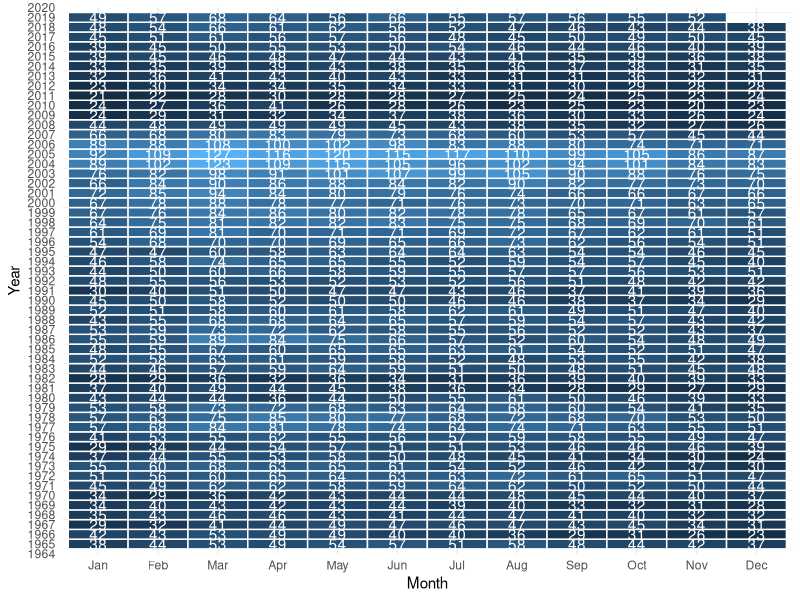
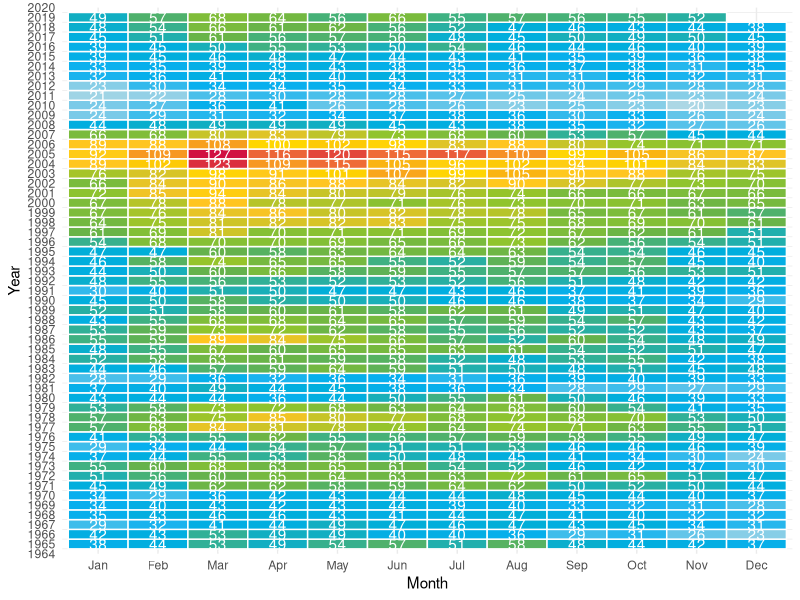

Recreate these plots in R, in order.
## ---- chunk 1
require(lubridate)
require(dplyr)
require(ggplot2)
## ---- chunk 2
input_data <- read.csv( "HSN1FNSA.csv" , header = TRUE )

head( input_data )
## ---- chunk 3
Manipulated_Data =
  input_data %>% 
  mutate( d = format(as.Date( DATE, "%m/%d/%y"), 
                     "19%y-%m-%d") ) %>% 
  mutate(
    Year = year(d),
    Month = month( d , label = TRUE , abbr = TRUE ) ,
    # fix an odd feature of the Years
    Year = if_else( 
      Year <= 1930 , Year +100 , Year)
  ) %>% 
  setNames(c(
    'Original_Date','value','Format_Date',
    'Year','Month'
  )) 
## ---- chunk 4
ggplot(Manipulated_Data, aes(x=Month,
                             y=Year,
                             fill=value,
                             label=value  )) +
  geom_tile( color = 'white', size = 0.5 ) +
  scale_y_continuous( limits = c(1964,2020),
                      expand=c(0,0),
                      breaks = 1964:2020) +
  geom_text( color = 'white' ) +
  theme_minimal() +
  theme( legend.position = 'topright',
         legend.direction = 'horizontal',
         plot.caption = element_text(hjust=0),
         panel.grid.major.y = element_blank(),
         legend.key.width = unit(1.5,"cm")
  )
## ---- chunk 5
# this function is simply a list of the colors we would like to use
# and has an argument that would could use to make it reversible if we wanted
MY_PAL <- function( reverse = FALSE) {
  pal <- c(
    "lightblue2" = rgb(173,216,230, maxColorValue = 256),
    "lightblue"  =  rgb(9, 177,240, maxColorValue = 256),
    'blue'       = "#00aedb",
    "green"      = rgb(103,180,75, maxColorValue = 256),
    "green2"      = rgb(147,198,44, maxColorValue = 256),
    'yellow'     = "#ffc425",
    'gold'       = "#FFD700",
    'orange'     = "#f37735",
    'red'        = "#d11141"      )
  if (reverse) pal <- rev(pal)
  colorRampPalette(pal)
}

SCALE_FILL_MYCOL <- function(
  reverse = FALSE,
  ...
) {
  pal <- MY_PAL(reverse = reverse)
  scale_fill_gradientn(colours = pal(256), ...)
}
## ---- chunk 6
ggplot(Manipulated_Data, aes(x=Month,
                             y=Year,
                             fill=value,
                             label=value  )) +
  SCALE_FILL_MYCOL(reverse=FALSE,
                   name="New Home Sales (1000s,not seasonally adjusted)")+
  geom_tile( color = 'white', size = 0.5 ) +
  scale_y_continuous( limits = c(1964,2020),
                      expand=c(0,0),
                      breaks = 1964:2020) +
  geom_text( color = 'white' ) +
  theme_minimal() +
  theme( legend.position = 'topright',
         legend.direction = 'horizontal',
         plot.caption = element_text(hjust=0),
         panel.grid.major.y = element_blank(),
         legend.key.width = unit(1.5,"cm")
  )
